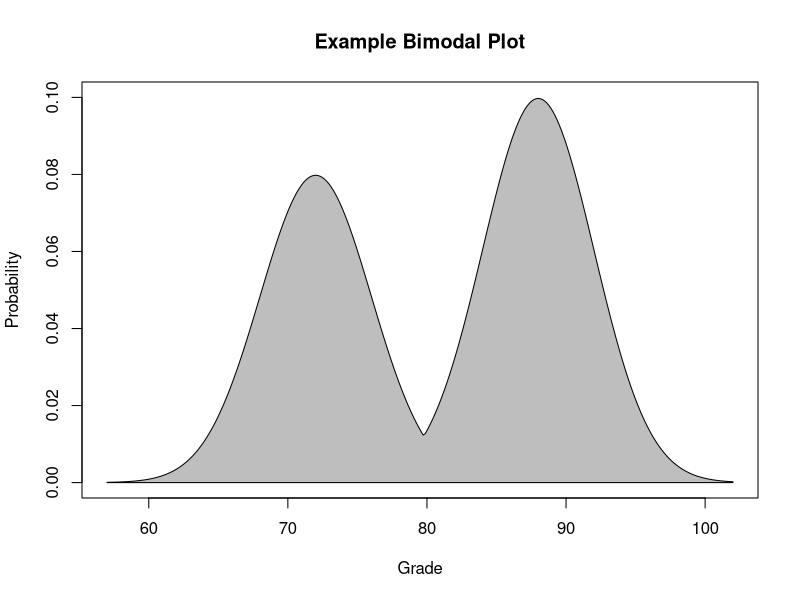

Recreate this plot in R.
mean=72
sd=4

lb=mean - 15
ub=mean + 30

x1 <- seq(lb,ub, length=300)
hx <- dnorm(x1, mean, sd) *0.8

i <- x1 >=lb & x1 <= ub

mean <- mean + 16
# x2 <- seq(lb,ub-mean, length=300) + mean
hx2 <- dnorm(x1, mean , sd) 

#plot(x1, hx, type="n", axes=TRUE, xlim=c(lb,ub))
#polygon(c(lb,x1[i], ub), c(0,hx[i],0), col="gray")
#polygon(c(lb,x1[i], ub), c(0,hx2[i],0), col="gray")

i <- x1 >=lb & x1 <= ub

f <- as.data.frame(x1)
f <- cbind(f, hx,hx2)

g<-c(f$hx)
g<-cbind(g,f$hx2)
h<- apply(g,1, max)


png(filename="bimodalnormalplot.png", res=150, bg="white", type="quartz", pointsize=14, width=6, height=6, units="in")

plot(x1, hx, type="n", axes=TRUE, xlim=c(lb,ub), ylim=c(0,0.1), xlab="Grade", ylab="Probability", main="Example Bimodal Plot")
polygon(c(lb,x1[i], ub), c(0,h[i],0), col="gray")

dev.off()